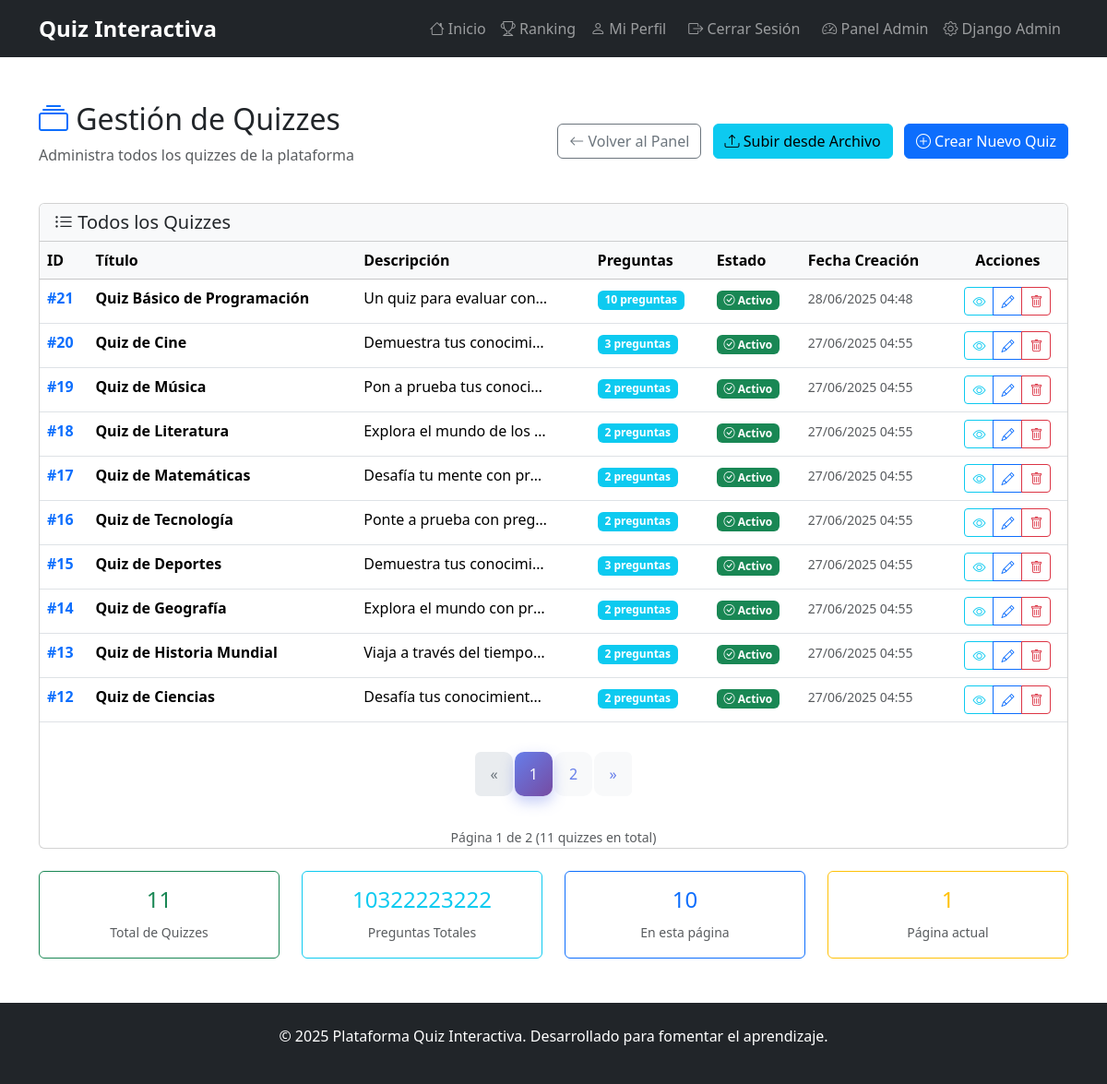
The page /admin-panel/quizzes/ (signed in) on the database its author committed.
### quizzes/models.py (models this page shows, shortened)
class Quiz(models.Model):
    titulo = models.CharField(max_length=200)
    descripcion = models.TextField(blank=True)
    fecha_creacion = models.DateTimeField(auto_now_add=True)
    activo = models.BooleanField(default=True)
    tiempo_limite = models.IntegerField(default=0, help_text="Tiempo en minutos (0 = sin límite)")

### quizzes/views.py (the view)
# urls.py: path('admin-panel/quizzes/', views.admin_quiz_list, name='admin_quiz_list'),
@user_passes_test(is_staff_user)
def admin_quiz_list(request):
    quizzes = Quiz.objects.all().order_by('-fecha_creacion')
    paginator = Paginator(quizzes, 10)  # 10 quizzes por página en admin
    page_number = request.GET.get('page')
    page_obj = paginator.get_page(page_number)
    return render(request, 'quizzes/admin/quiz_list.html', {'page_obj': page_obj})

### quizzes/views.py (called while the page is built)
def is_staff_user(user):
    return user.is_authenticated and user.is_staff

### quizzes/templates/quizzes/admin/quiz_list.html (shortened to what this page needs)
{% extends 'base.html' %}
{% block content %}
<div class="container my-5">
    <div class="row mb-4">
        <div class="col-12">
            <div class="d-flex justify-content-between align-items-center">
                <div>
                    <h2><i class="bi bi-collection text-primary"></i> Gestión de Quizzes</h2>
                    <p class="text-muted">Administra todos los quizzes de la plataforma</p>
                </div>
                <div>
                    <a href="{% url 'admin_dashboard' %}" class="btn btn-outline-secondary me-2">
                        <i class="bi bi-arrow-left"></i> Volver al Panel
                    </a>
                    <a href="{% url 'upload_quiz' %}" class="btn btn-info me-2">
                        <i class="bi bi-upload"></i> Subir desde Archivo
                    </a>
                    <a href="{% url 'admin_quiz_create' %}" class="btn btn-primary">
                        <i class="bi bi-plus-circle"></i> Crear Nuevo Quiz
                    </a>
                </div>
            </div>
        </div>
    </div>
    <div class="row">
        <div class="col-12">
            <div class="card">
                <div class="card-header bg-light">
                    <h5 class="mb-0">
                        <i class="bi bi-list-ul"></i> Todos los Quizzes
                    </h5>
                </div>
                <div class="card-body p-0">
                    {% if page_obj %}
                        <div class="table-responsive">
                            <table class="table table-hover mb-0">
                                <thead class="table-light">
                                    <tr>
                                        <th>ID</th>
                                        <th>Título</th>
                                        <th>Descripción</th>
                                        <th>Preguntas</th>
                                        <th>Estado</th>
                                        <th>Fecha Creación</th>
                                        <th class="text-center">Acciones</th>
                                    </tr>
                                </thead>
                                <tbody>
                                    {% for quiz in page_obj %}
                                        <tr>
                                            <td class="fw-bold text-primary">#{{ quiz.id }}</td>
                                            <td>
                                                <div class="fw-bold">{{ quiz.titulo }}</div>
                                            </td>
                                            <td>
                                                <div class="text-truncate" style="max-width: 200px;" title="{{ quiz.descripcion }}">
                                                    {{ quiz.descripcion|truncatechars:50 }}
                                                </div>
                                            </td>
                                            <td>
                                                <span class="badge bg-info">{{ quiz.preguntas.count }} preguntas</span>
                                            </td>
                                            <td>
                                                {% if quiz.activo %}
                                                    <span class="badge bg-success">
                                                        <i class="bi bi-check-circle"></i> Activo
                                                    </span>
                                                {% else %}
                                                    <span class="badge bg-danger">
                                                        <i class="bi bi-x-circle"></i> Inactivo
                                                    </span>
                                                {% endif %}
                                            </td>
                                            <td>
                                                <small class="text-muted">
                                                    {{ quiz.fecha_creacion|date:"d/m/Y H:i" }}
                                                </small>
                                            </td>
                                            <td class="text-center">
                                                <div class="btn-group" role="group">
                                                    <a href="{% url 'quiz_detail' quiz.id %}"
                                                       class="btn btn-outline-info btn-sm"
                                                       title="Ver Quiz">
                                                        <i class="bi bi-eye"></i>
                                                    </a>
                                                    <a href="{% url 'admin_quiz_edit' quiz.id %}"
                                                       class="btn btn-outline-primary btn-sm"
                                                       title="Editar Quiz">
                                                        <i class="bi bi-pencil"></i>
                                                    </a>
                                                    <a href="{% url 'admin_quiz_delete' quiz.id %}"
                                                       class="btn btn-outline-danger btn-sm"
                                                       title="Eliminar Quiz">
                                                        <i class="bi bi-trash"></i>
                                                    </a>
                                                </div>
                                            </td>
                                        </tr>
                                    {% endfor %}
                                </tbody>
                            </table>
                        </div>
                        {% if page_obj.has_other_pages %}
                        <div class="mt-4">
                            <nav aria-label="Paginación de quizzes">
                                <ul class="pagination justify-content-center">
                                    {% if page_obj.has_previous %}
                                        <li class="page-item">
                                            <a class="page-link" href="?page={{ page_obj.previous_page_number }}" aria-label="Anterior">
                                                <span aria-hidden="true">&laquo;</span>
                                            </a>
                                        </li>
                                    {% else %}
                                        <li class="page-item disabled">
                                            <span class="page-link" aria-label="Anterior">
                                                <span aria-hidden="true">&laquo;</span>
                                            </span>
                                        </li>
                                    {% endif %}
                                    {% for num in page_obj.paginator.page_range %}
                                        {% if page_obj.number == num %}
                                            <li class="page-item active" aria-current="page">
                                                <span class="page-link">{{ num }}</span>
                                            </li>
                                        {% elif num > page_obj.number|add:'-3' and num < page_obj.number|add:'3' %}
                                            <li class="page-item">
                                                <a class="page-link" href="?page={{ num }}">{{ num }}</a>
                                            </li>
                                        {% endif %}
                                    {% endfor %}
                                    {% if page_obj.has_next %}
                                        <li class="page-item">
                                            <a class="page-link" href="?page={{ page_obj.next_page_number }}" aria-label="Siguiente">
                                                <span aria-hidden="true">&raquo;</span>
                                            </a>
                                        </li>
                                    {% else %}
                                        <li class="page-item disabled">
                                            <span class="page-link" aria-label="Siguiente">
                                                <span aria-hidden="true">&raquo;</span>
                                            </span>
                                        </li>
                                    {% endif %}
                                </ul>
                            </nav>
                            <div class="text-center text-muted mt-3">
                                <small>
                                    Página {{ page_obj.number }} de {{ page_obj.paginator.num_pages }}
                                    ({{ page_obj.paginator.count }} quiz{{ page_obj.paginator.count|pluralize:"zes" }} en total)
                                </small>
                            </div>
                        </div>
                        {% endif %}
                    {% endif %}
                </div>
            </div>
        </div>
    </div>
    {% if page_obj %}
        <div class="row mt-4">
            <div class="col-md-3">
                <div class="card text-center border-success">
                    <div class="card-body">
                        <h4 class="text-success">{{ page_obj.paginator.count }}</h4>
                        <small class="text-muted">Total de Quizzes</small>
                    </div>
                </div>
            </div>
            <div class="col-md-3">
                <div class="card text-center border-info">
                    <div class="card-body">
                        <h4 class="text-info">{% for quiz in page_obj %}{{ quiz.preguntas.count|add:0 }}{% empty %}0{% endfor %}</h4>
                        <small class="text-muted">Preguntas Totales</small>
                    </div>
                </div>
            </div>
            <div class="col-md-3">
                <div class="card text-center border-primary">
                    <div class="card-body">
                        <h4 class="text-primary">{{ page_obj.object_list|length }}</h4>
                        <small class="text-muted">En esta página</small>
                    </div>
                </div>
            </div>
            <div class="col-md-3">
                <div class="card text-center border-warning">
                    <div class="card-body">
                        <h4 class="text-warning">{{ page_obj.number }}</h4>
                        <small class="text-muted">Página actual</small>
                    </div>
                </div>
            </div>
        </div>
    {% endif %}
</div>
{% endblock %}

### quizzes/templates/base.html (style rules this page uses)
.pagination { margin: 2rem 0; }
.pagination .page-link { border: none; padding: 0.75rem 1rem; margin: 0 0.2rem; border-radius: 10px; color: #667eea; background-color: #f8f9fa; transition: all 0.3s ease; font-weight: 500; }
.pagination .page-item.active .page-link { background: linear-gradient(135deg, #667eea, #764ba2); border: none; color: white; box-shadow: 0 6px 15px rgba(102, 126, 234, 0.4); }
.pagination .page-item.disabled .page-link { background-color: #e9ecef; color: #6c757d; cursor: not-allowed; }

### rows shown on the page
Quiz: id "21", titulo "Quiz Básico de Programación", descripcion "Un quiz para evaluar con…", preguntas.count "10", activo True (drawn), fecha_creacion "28/06/2025 04:48", preguntas.count|add "10"
Quiz: id "20", titulo "Quiz de Cine", descripcion "Demuestra tus conocimi…", preguntas.count "3", activo True (drawn), fecha_creacion "27/06/2025 04:55", preguntas.count|add "3"
Quiz: id "19", titulo "Quiz de Música", descripcion "Pon a prueba tus conoci…", preguntas.count "2", activo True (drawn), fecha_creacion "27/06/2025 04:55", preguntas.count|add "2"
Quiz: id "18", titulo "Quiz de Literatura", descripcion "Explora el mundo de los…", preguntas.count "2", activo True (drawn), fecha_creacion "27/06/2025 04:55", preguntas.count|add "2"
Quiz: id "17", titulo "Quiz de Matemáticas", descripcion "Desafía tu mente con pr…", preguntas.count "2", activo True (drawn), fecha_creacion "27/06/2025 04:55", preguntas.count|add "2"
Quiz: id "16", titulo "Quiz de Tecnología", descripcion "Ponte a prueba con preg…", preguntas.count "2", activo True (drawn), fecha_creacion "27/06/2025 04:55", preguntas.count|add "2"
Quiz: id "15", titulo "Quiz de Deportes", descripcion "Demuestra tus conocimi…", preguntas.count "3", activo True (drawn), fecha_creacion "27/06/2025 04:55", preguntas.count|add "3"
Quiz: id "14", titulo "Quiz de Geografía", descripcion "Explora el mundo con pr…", preguntas.count "2", activo True (drawn), fecha_creacion "27/06/2025 04:55", preguntas.count|add "2"
Quiz: id "13", titulo "Quiz de Historia Mundial", descripcion "Viaja a través del tiempo…", preguntas.count "2", activo True (drawn), fecha_creacion "27/06/2025 04:55", preguntas.count|add "2"
Quiz: id "12", titulo "Quiz de Ciencias", descripcion "Desafía tus conocimient…", preguntas.count "2", activo True (drawn), fecha_creacion "27/06/2025 04:55", preguntas.count|add "2"

### other values the page prints
{{ num }} "1"
{{ num }} "2"
{{ page_obj.number }} "1"
{{ page_obj.paginator.num_pages }} "2"
{{ page_obj.paginator.count }} "11"
{{ page_obj.object_list|length }} "10"
